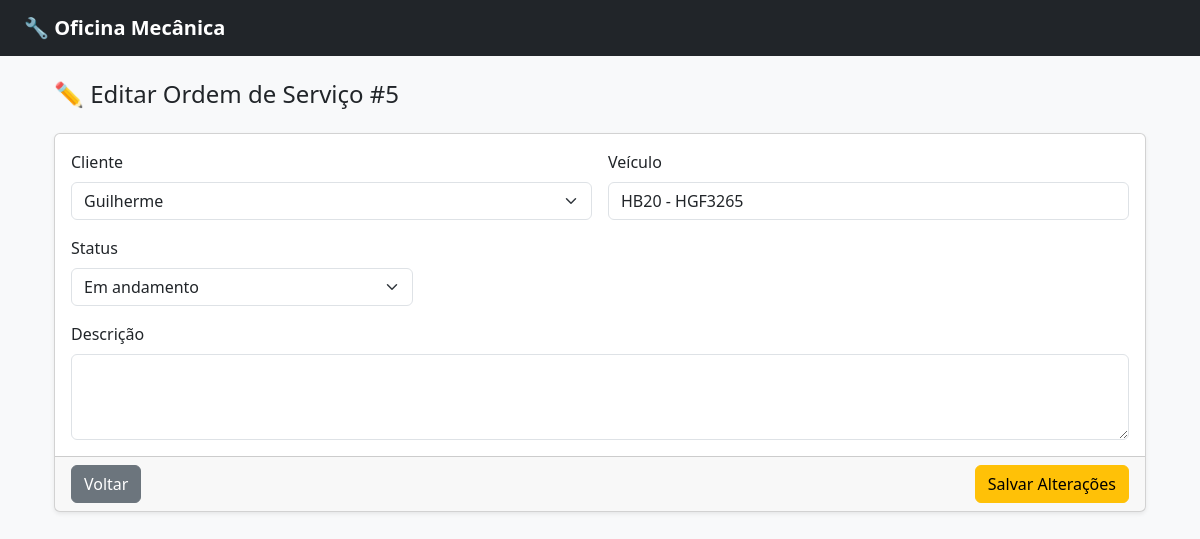
/ordem/5/editar/, run on the app's committed database.
### core/models.py (models this page shows, shortened)
class OrdemServico(models.Model):
    cliente = models.ForeignKey(Cliente, on_delete=models.CASCADE)
    veiculo = models.ForeignKey(Veiculo, on_delete=models.CASCADE)
    km = models.IntegerField()
    observacao = models.TextField(blank=True)
    status = models.CharField(
        max_length=20,
        choices=STATUS_CHOICES,
        default='aberta'
    )
    criado_em = models.DateTimeField(auto_now_add=True)
    atualizado_em = models.DateTimeField(auto_now=True)
    orcamento = models.ForeignKey(
        Orcamento,
        on_delete=models.SET_NULL,
        null=True,
        blank=True
    )

### clientes/models.py (models this page shows)
class Cliente(models.Model):
    nome = models.CharField(max_length=100)
    telefone = models.CharField(max_length=20, blank=True)
    def __str__(self):
        return self.nome

class Veiculo(models.Model):
    cliente = models.ForeignKey(Cliente, on_delete=models.CASCADE)
    placa = models.CharField(max_length=10)
    modelo = models.CharField(max_length=100)
    ano = models.CharField(max_length=4)
    def __str__(self):
        return f"{self.modelo} - {self.placa}"

### core/views.py (the view, shortened to what this page needs)
# urls.py: path('ordem/<int:pk>/editar/', views.ordem_update, name='ordem_update'),
def ordem_update(request, pk):
    os = get_object_or_404(OrdemServico, pk=pk)
    return render(request, 'ordens/update.html', {
        'os': os,
        'clientes': Cliente.objects.all()
    })

### core/templates/ordens/update.html (shortened to what this page needs)
{% extends "base.html" %}
{% block content %}
<div class="container mt-4">
    <h4 class="mb-4">✏️ Editar Ordem de Serviço #{{ os.id }}</h4>
    <form method="post" class="card shadow-sm">
        <div class="card-body row g-3">
            <div class="col-md-6">
                <label class="form-label">Cliente</label>
                <select name="cliente" class="form-select">
                    {% for c in clientes %}
                        <option value="{{ c.id }}"
                            {% if os.cliente.id == c.id %}selected{% endif %}>
                            {{ c }}
                        </option>
                    {% endfor %}
                </select>
            </div>
            <div class="col-md-6">
                <label class="form-label">Veículo</label>
                <input type="text"
                       name="veiculo"
                       class="form-control"
                       value="{{ os.veiculo }}">
            </div>
            <div class="col-md-4">
                <label class="form-label">Status</label>
                <select name="status" class="form-select">
                    <option value="andamento" {% if os.status == 'andamento' %}selected{% endif %}>Em andamento</option>
                </select>
            </div>
            <div class="col-12">
                <label class="form-label">Descrição</label>
                <textarea name="descricao"
                          class="form-control"
                          rows="3">{{ os.descricao }}</textarea>
            </div>
        </div>
        <div class="card-footer d-flex justify-content-between">
            <a href="{% url 'ordem_detail' os.id %}" class="btn btn-secondary">
                Voltar
            </a>
            <button class="btn btn-warning">
                Salvar Alterações
            </button>
        </div>
    </form>
</div>
{% endblock %}

### data on the page
OrdemServico: id "5", cliente "Guilherme", veiculo "HB20 - HGF3265", status "Em andamento"
